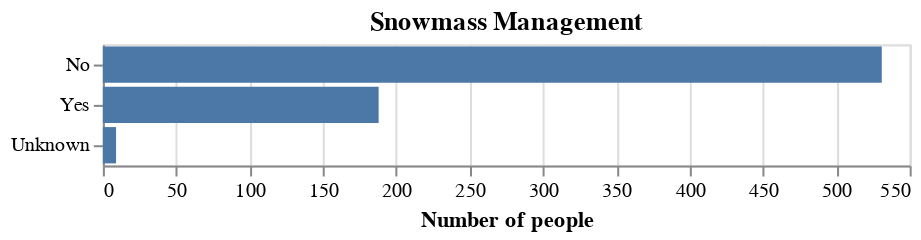

Here is the notebook cell this chart was saved with:
### Markdown cell above
### Management

### Code cell
(alt.Chart(data=survey, title="Snowmass Management")
    .mark_bar()
    .encode(
        y=alt.Y(shorthand="management:N", sort='-x', title=""),
        x=alt.X(shorthand="count()",title="Number of people"),
        tooltip=alt.Tooltip("count():N"),
    )
)

### Figure 1 — Vega-Lite specification as saved in the notebook (floating-point values rounded to 4 significant figures; data arrays with more than 128 entries replaced by an {"elided": "..."} marker saying what was removed)
{"config": {"view": {"continuousWidth": 400, "continuousHeight": 300}}, "data": {"name": "data-53f8cb84cb4aa96977d1a20a95dd9459"}, "mark": "bar", "encoding": {"tooltip": {"aggregate": "count", "type": "nominal"}, "x": {"aggregate": "count", "title": "Number of people", "type": "quantitative"}, "y": {"field": "management", "sort": "-x", "title": "", "type": "nominal"}}, "title": "Snowmass Management", "$schema": "https://vega.github.io/schema/vega-lite/v4.17.0.json", "datasets": {"data-53f8cb84cb4aa96977d1a20a95dd9459": {"elided": "728 records"}}}
